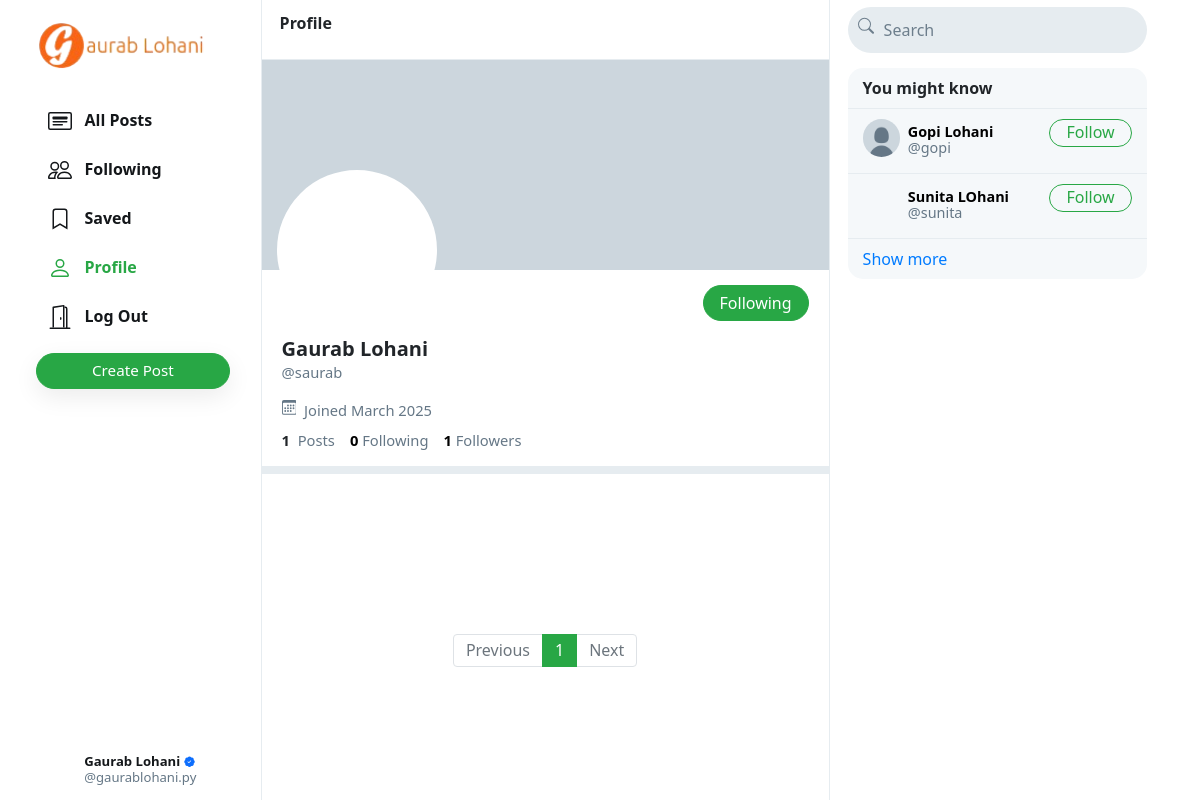
The app's page /saurab/ (signed in) with its own data.
### control/models.py (models this page shows, shortened)
class User(AbstractUser):
    profile_pic = models.ImageField(upload_to='profile_pic/', default='media/defualt.jpg')
    bio = models.TextField(max_length=160, blank=True, null=True)
    cover = models.ImageField(upload_to='covers/', blank=True)

### control/views.py (the view)
# urls.py: path("<str:username>/", views.profile, name='profile'),
def profile(request, username):
    user = User.objects.get(username=username)
    all_posts = Post.objects.filter(creater=user).order_by('-date_created')
    paginator = Paginator(all_posts, 10)
    page_number = request.GET.get('page')
    if page_number == None:
        page_number = 1
    posts = paginator.get_page(page_number)
    followings = []
    suggestions = []
    follower = False
    if request.user.is_authenticated:
        followings = Follower.objects.filter(followers=request.user).values_list('user', flat=True)
        suggestions = User.objects.exclude(pk__in=followings).exclude(username=request.user.username).order_by("?")[:6]
        if request.user in Follower.objects.get(user=user).followers.all():
            follower = True
    follower_count = Follower.objects.get(user=user).followers.all().count()
    following_count = Follower.objects.filter(followers=user).count()
    return render(request, 'profile.html', {
        "username": user,
        "posts": posts,
        "posts_count": all_posts.count(),
        "suggestions": suggestions,
        "page": "profile",
        "is_follower": follower,
        "follower_count": follower_count,
        "following_count": following_count
    })

### control/templates/profile.html (shortened to what this page needs)
{% extends 'index.html' %}
{% load static %}
{% block profile %}
    <div class="profile-view" data-user="{{username.username}}">
        <div class="cover-image" style="background-image: url(/media/{{username.cover}})"></div>
        <div class="profile-image" style="background-image: url(/media/{{username.profile_pic}})"></div>
        <div class="profile-details">
            <div>
                {% if user.username == username.username %}
                {% if user == request.user %}
                <a href="{% url 'edit_profile' %}" class="btn btn-outline-success float-right" id="edit-profile-btn">Edit Profile</a>
                {% endif %}
                {% elif is_follower %}
                    <button class="btn btn-success float-right" onclick="unfollow_user(this,'{{username.username}}','edit_page')" id="following-btn">Following</button>
                {% else %}
                    <button class="btn btn-outline-success float-right" onclick="follow_user(this,'{{username.username}}','edit_page')" id="follow-btn">Follow</button>
                {% endif %}
            </div>
            <div class="details-data">
                <h5 style="display: flex; align-items: center;">
                    {{ username.first_name }} {{ username.last_name }}
                </h5>
                <div class="grey">@{{username.username}}</div>
                <div class="grey" style="padding: 8px 0px;">
                    &nbsp;Joined {{username.date_joined | date:"F Y"}}
                </div>
                <div>
                    <strong>
                        {{posts_count}}
                    </strong>
                    &nbsp;<span class="grey">Posts</span>
                    <a href="#">
                        <strong id="following__count">{{following_count | default:0}}</strong>&nbsp;<span class="grey">Following</span>
                    </a>
                    <a href="#">
                        <strong id="follower__count">{{follower_count | default:0}}</strong>&nbsp;<span class="grey">Followers</span>
                    </a>
                </div>
            </div>
        </div>
    </div>
    <div class="space"></div>
{% endblock %}

### control/templates/layout.html (shortened to what this page needs)
{% load static %}
<!DOCTYPE html>
<html lang="en">
    <head>
        <link rel="stylesheet" href="https://stackpath.bootstrapcdn.com/bootstrap/4.4.1/css/bootstrap.min.css">
        <link href="{% static 'network/styles.css' %}" rel="stylesheet">
        <link rel="stylesheet" href="https://cdn.jsdelivr.net/npm/bootstrap-icons@1.11.3/font/bootstrap-icons.min.css">
    </head>
    <body>
        <div class="body" data-page="{{page}}">
            <div class="sidenav">
                <a href="{% url 'index' %}" class="navbar-brand">
                    <img src="{% static 'network/Images/download.png' %}" height="50px">
                </a>
                <div style="height: 100%;">
                    <div>
                        <div>
                            <ul>
                                <li class="nav-item" id="all_posts">
                                <a href="{% url 'index' %}" class="nav-link">
                                    <div>
                                        &nbsp;&nbsp;All Posts
                                    </div>
                                </a>
                                </li>
                                {% if user.is_authenticated %}
                                    <li class="nav-item" id="following">
                                        <a href="{% url 'following' %}" class="nav-link">
                                            <div>
                                                &nbsp;&nbsp;Following
                                            </div>
                                        </a>
                                    </li>
                                    <li class="nav-item" id="saved">
                                        <a href="{% url 'saved' %}" class="nav-link">
                                            <div>
                                                <svg width="1.5em" height="1.5em" viewBox="0 0 16 16" class="bi bi-bookmark" fill="currentColor" xmlns="http://www.w3.org/2000/svg">
                                                    <path fill-rule="evenodd" d="M8 12l5 3V3a2 2 0 0 0-2-2H5a2 2 0 0 0-2 2v12l5-3zm-4 1.234l4-2.4 4 2.4V3a1 1 0 0 0-1-1H5a1 1 0 0 0-1 1v10.234z"/>
                                                  </svg>
                                                &nbsp;&nbsp;Saved
                                            </div>
                                        </a>
                                    </li>
                                    <li class="nav-item" id="profile">
                                        <a href="{% url 'profile' user.username %}" class="nav-link">
                                            <div>
                                                &nbsp;&nbsp;Profile
                                            </div>
                                        </a>
                                    </li>
                                    <li class="nav-item" id="logout">
                                        <a href="{% url 'logout' %}" class="nav-link">
                                            <div>
                                                &nbsp;&nbsp;Log Out
                                            </div>
                                        </a>
                                    </li>
                                {% endif %}
                            </ul>
                        </div>
                        {% if user.is_authenticated %}
                            <button id="popup-btn" class="btn btn-success new-post-btn" onclick="createpost()">Create Post</button>
                        {% endif %}
                    </div>
                    <div style="position: absolute; bottom: 10px;">
                        {% if user.is_authenticated %}
                            <li class="nav-item sidenav-user">
                                <a href="{% url 'profile' user.username %}" class="nav-link">
                                    <div class="user_account">
                                        <div class="small-profilepic" style="float: left; background-image: url(/media/{{user.profile_pic}})"></div>
                                        <div style="height: 2.7vw; margin: auto;">
                                            <div style="margin-top: 4px;"><strong style="display: flex;align-items: center;">{{user.first_name}} {{user.last_name}}{% if user.is_staff %}
                                                <i class="bi bi-patch-check-fill verified-badge" title="Verified Staff"></i>
                                            {% endif %}</strong></div>
                                            <div class="grey" style="margin-top: 4px;">@{{ user.username }}</div>
                                        </div>
                                    </div>
                                </a>
                            </li>
                        {% endif %}
                    </div>
                </div>
            </div>
            {% block body %}
            {% endblock %}
            <div class="right-div">
                <nav class="head">
                    <form action="#">
                        <div class="search-div">
                            <div>
                            </div>
                            <input type="text" name="query" id="search-box" placeholder="Search ">
                        </div>
                    </form>
                </nav>
                <div class='right-div-content'>
                    <div class="space" style="background-color: white;"></div>
                    {% if user.is_authenticated %}
                        <div class="suggestion-box">
                            <div class="suggestion-header">
                                You might know
                            </div>
                            {% for suggestion in suggestions %}
                                <div class="suggestion-user">
                                    <div>
                                        <a href="{% url 'profile' suggestion.username %}">
                                            <div class="small-profilepic" style="background-image: url(/media/{{suggestion.profile_pic}})"></div>
                                        </a>
                                    </div>
                                    <div class="user-details">
                                        <a href="{% url 'profile' suggestion.username %}">
                                            <div id="user-name">
                                                <strong style="display:flex;">
                                                    {{suggestion.first_name}} {{suggestion.last_name}}
                                                </strong>
                                            </div>
                                            <div class="grey">@{{suggestion.username}}</div>
                                        </a>
                                    </div>
                                    <div>
                                        <button class="btn btn-outline-success" type="button" onclick="follow_user(this,'{{suggestion.username}}','suggestion')">Follow</button>
                                    </div>
                                </div>
                            {% empty %}
                                    <div style="text-align: center; border-bottom: .5px solid #e6ecf0; padding: 10px 15px;">
                                        <span class="grey" style="font-size: .9em;">No suggestions available.</span>
                                    </div>
                            {% endfor %}
                            <div class="suggestion-footer">
                                <a href="#">Show more</a>
                            </div>
                        </div>
                    {% endif %}
                </div>
            </div>
        </div>
    </body>
</html>

### control/static/network/styles.css (style rules this page uses)
.verified-badge { color: #0d6efd; font-size: 0.8em; margin-left: 0.25rem; vertical-align: super; }
.body { display: flex; min-height: 100%; font-family: system-ui, sans-serif; }
.btn { border-radius: 20px; padding: 0.32rem 1rem 0.375rem 1rem; }
.btn, .btn:focus, .btn:active { box-shadow: none !important; -webkit-box-shadow: none !important; }
.grey { color: #657786; }
svg { vertical-align: text-top; }
.sidenav { height: 100%; width: 21.8%; position: fixed; top: 0; left: 0; padding: 15px; list-style: none; border-right: .5px solid #e6ecf0; z-index: 100; padding-left: 3%; background-color: white; }
.sidenav ul { list-style: none; padding-left: 0px; margin-top: 3vh; }
.sidenav li { margin-top: 7px; }
.sidenav .nav-link { color: #14171a; line-height: .7em; font-weight: 700; padding: 0px; }
.sidenav .nav-link > div { padding: 10px 20px 8px 12px; border-radius: 25px; line-height: 0.9em; width: max-content; }
.new-post-btn { padding-left: 55px !important; padding-right: 55px !important; font-size: .95em; font-weight: 530; box-shadow: rgba(0, 0, 0, 0.08) 0px 8px 24px !important; }
.user_account { display: flex; font-size: .82rem; font-weight: normal; padding-top: 3px !important; padding-bottom: 3px !important; padding-left: 3px !important; }
.user_account .small-profilepic { transform: scale(.82); margin-left: auto; margin-top: auto; }
.active a { color: #28a745 !important; }
.head { height: 7.5vh; }
.small-profilepic { width: 3.1vw; height: 3.1vw; border-radius: 9999px; overflow: hidden; margin-right: 8px; background-size: cover; background-repeat: no-repeat; background-position: center; box-sizing: content-box; }
.space { height: 8px; background-color: #e6ecf0; }
.cover-image { height: 210px; background-size: cover; background-position: center; background-repeat: no-repeat; background-color: #ccd6dd; }
.profile-image { width: 160px; height: 160px; position: absolute; left: 15px; top: 110px; border-radius: 99999px; border: 4px solid white; background-size: cover; background-repeat: no-repeat; background-position: center; background-color: white; }
.profile-details { padding: 15px 20px; }
.profile-details button { padding-bottom: 0.3rem; }
.profile-details > .details-data { margin-top: 52px; font-size: .92em; }
.profile-details h5 { font-weight: 800; margin-bottom: 0px; }
.profile-details a { color: black; text-decoration: none; }
.right-div { width: 28%; height: 100vh; position: fixed; right: 2.95%; border-left: .5px solid #e6ecf0; background-color: white; }
.right-div .head { padding: .9vh 1.5vw; }
.right-div .search-div { margin-left: auto; margin-right: auto; display: flex; border-radius: 25px; background-color: #e6ecf0; padding-left: 10px; padding-right: 10px; vertical-align: middle; }
#search-box { height: 5.7vh; border: none; background: none; outline: none; width: 100%; margin-left: 8px; }
#search-box::placeholder { color: #6d7e8c; }
.right-div-content { height: 92.5vh; overflow: auto; padding-left: 1.5vw; padding-right: 1.5vw; }
.suggestion-box, .guest-box { border-radius: 15px; overflow: hidden; background-color: #f5f8fa; }
.suggestion-header { padding: 13px 15px; line-height: .9em; font-weight: 800; border-bottom: .5px solid #e6ecf0; }
.suggestion-user { display: flex; padding: 10px 15px; font-size: .9em; border-bottom: .5px solid #e6ecf0; }
.suggestion-user a { color: black; text-decoration: none; }
.user-details { flex: 1; line-height: 1.1em; padding: 5px 0px 7px 0px; }
.suggestion-user .btn { padding: 0em 1em .09em 1em; }
.suggestion-footer { padding: 13px 15px; line-height: .9em; }
.suggestion-footer a { text-decoration: none; }

### records on screen
User: first_name "Gaurab", last_name "Lohani", username "gaurablohani.py"
User: first_name "Gaurab", last_name "Lohani", username "saurab", date_joined "March 2025"
User: profile_pic (placeholder picture), first_name "Gopi", last_name "Lohani", username "gopi"
User: first_name "Sunita", last_name "LOhani", username "sunita"

### other values on screen
{{ posts_count }} "1"
{{ following_count | default:0 }} "0"
{{ follower_count | default:0 }} "1"
{{ each }} "1"
